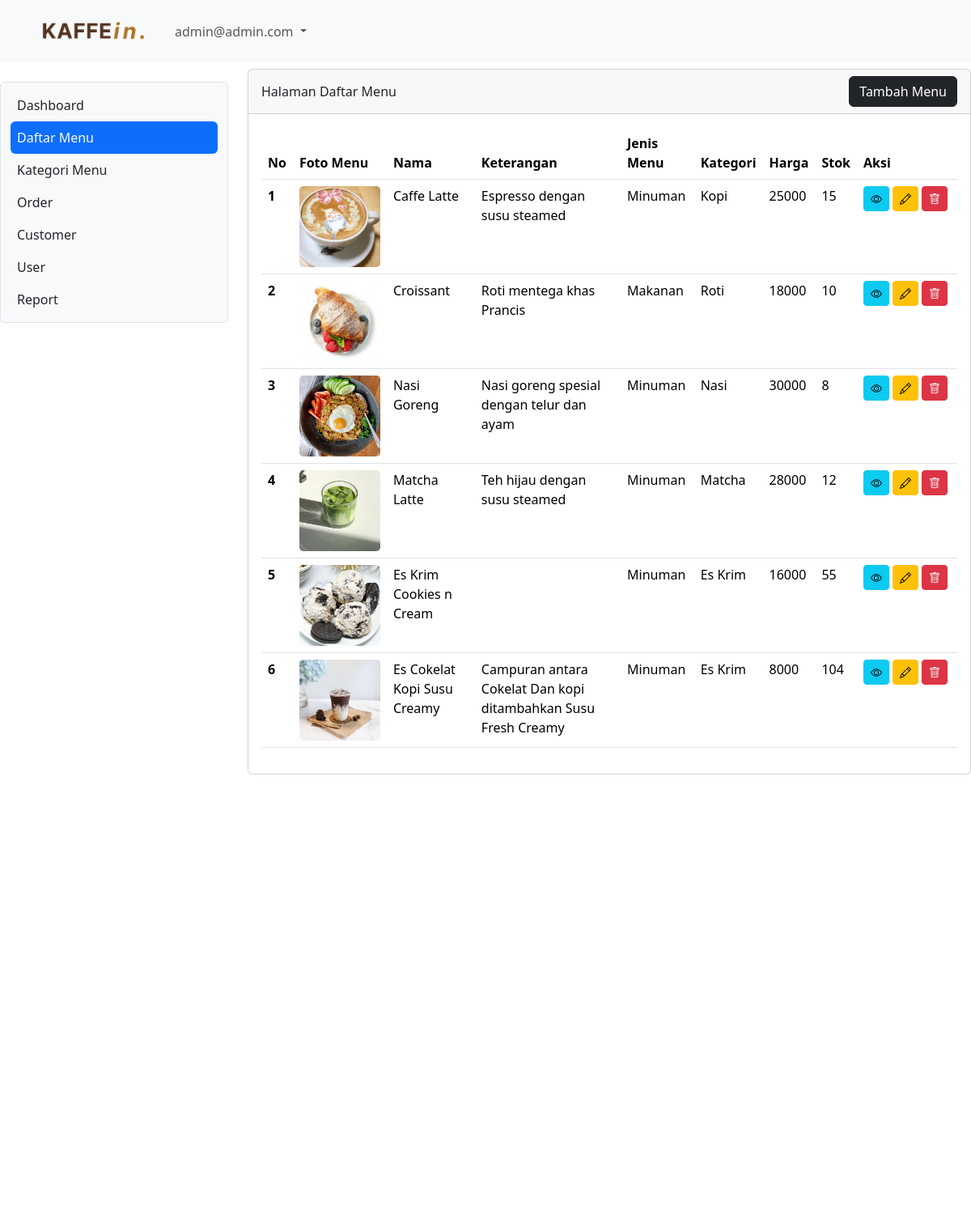
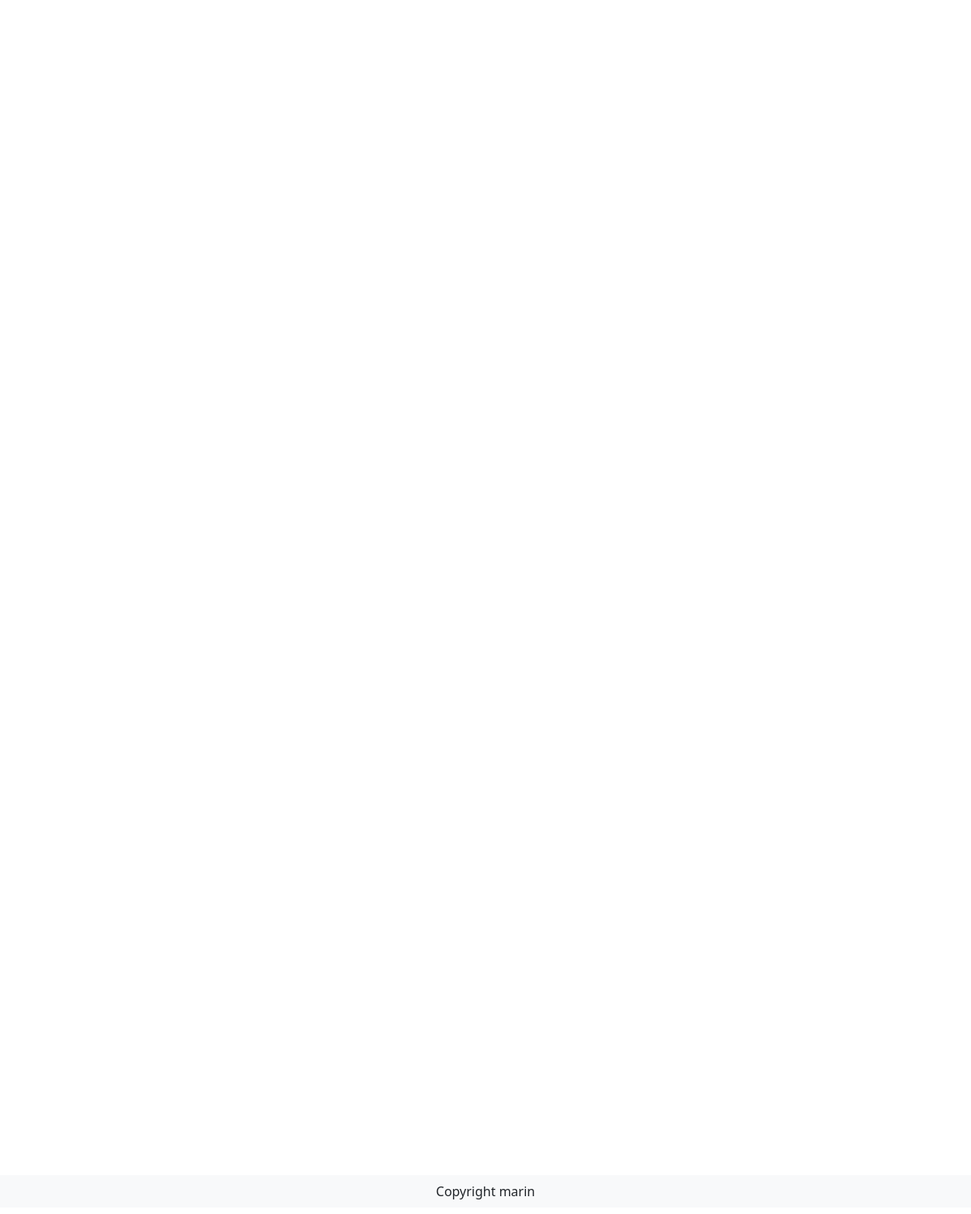
Page /menu (signed in) on the committed database (2 pictures, top to bottom).
### tables this page shows
CREATE TABLE `tb_user` (
  `id` int(11) NOT NULL,
  `nama` varchar(200) DEFAULT NULL,
  `username` varchar(200) DEFAULT NULL,
  `password` varchar(200) DEFAULT NULL,
  `level` int(1) DEFAULT NULL,
  `nohp` varchar(15) DEFAULT NULL,
  `alamat` varchar(300) DEFAULT NULL
);

CREATE TABLE `tb_daftar_menu` (
  `id` int(10) NOT NULL,
  `foto` varchar(200) DEFAULT NULL,
  `nama_menu` varchar(200) DEFAULT NULL,
  `keterangan` varchar(200) DEFAULT NULL,
  `kategori` int(10) DEFAULT NULL,
  `harga` varchar(50) DEFAULT NULL,
  `stok` varchar(50) DEFAULT NULL
);

CREATE TABLE `tb_kategori_menu` (
  `id` int(10) NOT NULL,
  `jenis_menu` int(10) DEFAULT NULL,
  `kategori_menu` varchar(50) DEFAULT NULL
);

### menu.php (the view, shortened to what this page needs)
<link href="https://cdn.jsdelivr.net/npm/bootstrap@5.3.3/dist/css/bootstrap.min.css" rel="stylesheet">
<link href="https://cdn.jsdelivr.net/npm/bootstrap-icons@1.10.5/font/bootstrap-icons.css" rel="stylesheet">
<?php
include "proses/connect.php";
$query = mysqli_query($conn, "SELECT tb_daftar_menu.*, tb_kategori_menu.kategori_menu, tb_kategori_menu.jenis_menu
FROM tb_daftar_menu
LEFT JOIN tb_kategori_menu ON tb_kategori_menu.id = tb_daftar_menu.kategori");
$result = [];
while ($record = mysqli_fetch_array($query)) {
  $result[] = $record;
}
?>
<div class="col-lg-9 mt-2">
    <div class="card">
        <div class="card-header d-flex justify-content-between align-items-center">
            Halaman Daftar Menu
            <button type="button" class="btn btn-dark" data-bs-toggle="modal" data-bs-target="#ModalTambahUser">Tambah
                Menu</button>
        </div>
        <div class="card-body">
            <div class="row">
                <div class="col">
                    <div class="table-responsive">
                        <table class="table table-hover">
                            <thead>
                                <tr>
                                    <th scope="col">No</th>
                                    <th scope="col">Foto Menu</th>
                                    <th scope="col">Nama</th>
                                    <th scope="col">Keterangan</th>
                                    <th scope="col">Jenis Menu</th>
                                    <th scope="col">Kategori</th>
                                    <th scope="col">Harga</th>
                                    <th scope="col">Stok</th>
                                    <th scope="col">Aksi</th>
                                </tr>
                            </thead>
                            <tbody>
                                <?php
                                $no = 1;
                                foreach ($result as $row) {
                                ?>
                                <tr>
                                    <th scope="row">
                                        <?php echo $no++; ?></th>
                                    <td>
                                        <div class="menu-image-container">
                                            <img src="assets/img/<?php echo $row['foto']; ?>" class="menu-image"
                                                alt="...">
                                        </div>
                                    </td>
                                    <td><?php echo $row['nama_menu']; ?></td>
                                    <td><?php echo $row['keterangan']; ?></td>
                                    <td><?php echo ($row['jenis_menu'] == 1) ? "Makanan" : "Minuman" ?></td>
                                    <td><?php echo $row['kategori_menu']; ?></td>
                                    <td><?php echo $row['harga']; ?></td>
                                    <td><?php echo $row['stok']; ?></td>
                                    <td>
                                        <div class="d-flex">
                                            <button class="btn btn-info btn-sm me-1" data-bs-toggle="modal"
                                                data-bs-target="#ModalView<?php echo $row['id']; ?>">
                                                <i class="bi bi-eye"></i>
                                            </button>
                                            <button class="btn btn-warning btn-sm me-1" data-bs-toggle="modal"
                                                data-bs-target="#ModalEdit<?php echo $row['id']; ?>">
                                                <i class="bi bi-pencil"></i>
                                            </button>
                                            <button class="btn btn-danger btn-sm me-1" data-bs-toggle="modal"
                                                data-bs-target="#ModalDelete<?php echo $row['id']; ?>">
                                                <i class="bi bi-trash"></i>
                                            </button>
                                        </div>
                                    </td>
                                </tr>
                                <?php
                                }
                                ?>
                            </tbody>
                        </table>
                    </div>
                </div>
            </div>
        </div>
        <?php
    foreach ($result as $row) {
    ?>
    </div>
</div>
<?php
    }
?>
</body>
</html>

### header.php (shortened to what this page needs)
<!DOCTYPE html>
<html lang="en">
<head>
    <link href="https://cdn.jsdelivr.net/npm/bootstrap@5.3.0/dist/css/bootstrap.min.css" rel="stylesheet">
</head>
<body>
    <nav class="navbar navbar-expand bg-body-tertiary sticky-top">
        <div class="container-lg">
            <img class="navbar-brand" src="kefein.png" width="150px" href="#"></img>
            <div class="collapse navbar-collapse justify-content-end" id="navbarSupportedContent">
                <ul class="navbar-nav me-auto mb-2 mb-lg-0">
                    <li class="nav-item dropdown">
                        <a class="nav-link dropdown-toggle nav-menu-end" href="#" role="button" data-bs-toggle="dropdown" aria-expanded="false">
                            <?php echo $hasil['username']; ?>
                        </a>
                    </li>
                </ul>
            </div>
        </div>
    </nav>
</body>
</html>

### menu.php (style rules this page uses)
.menu-image-container { width: 100px; height: 100px; display: flex; align-items: center; justify-content: center; overflow: hidden; }
.menu-image { width: 100%; height: 100%; object-fit: cover; border-radius: 5px; }

### rows in the picture
tb_user: username "admin@admin.com"
tb_daftar_menu: foto (picture), nama_menu "Caffe Latte", keterangan "Espresso dengan susu steamed", shows "Minuman", kategori.kategori_menu "Kopi", harga "25000", stok "15"
tb_daftar_menu: foto (picture), nama_menu "Croissant", keterangan "Roti mentega khas Prancis", shows "Makanan", kategori.kategori_menu "Roti", harga "18000", stok "10"
tb_daftar_menu: foto (picture), nama_menu "Nasi Goreng", keterangan "Nasi goreng spesial dengan telur dan ayam", shows "Minuman", kategori.kategori_menu "Nasi", harga "30000", stok "8"
tb_daftar_menu: foto (picture), nama_menu "Matcha Latte", keterangan "Teh hijau dengan susu steamed", shows "Minuman", kategori.kategori_menu "Matcha", harga "28000", stok "12"
tb_daftar_menu: foto (picture), nama_menu "Es Krim Cookies n Cream", shows "Minuman", kategori.kategori_menu "Es Krim", harga "16000", stok "55"
tb_daftar_menu: foto (picture), nama_menu "Es Cokelat Kopi Susu Creamy", keterangan "Campuran antara Cokelat Dan kopi ditambahkan Susu Fresh Creamy", shows "Minuman", kategori.kategori_menu "Es Krim", harga "8000", stok "104"
